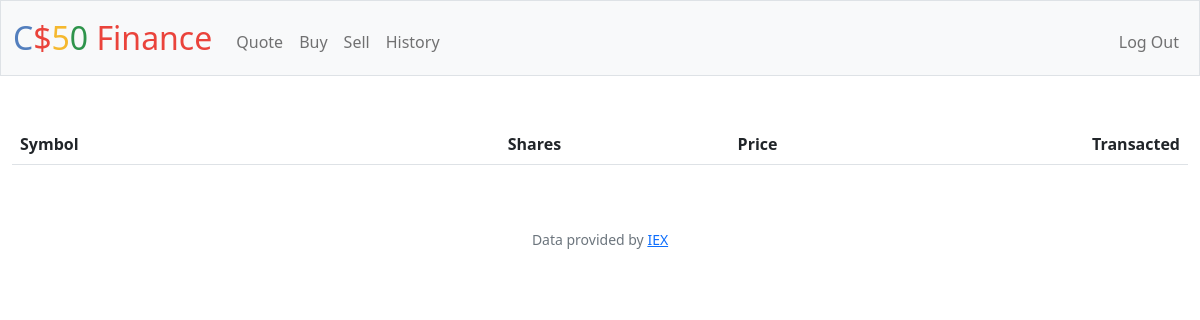
The app's page /history (signed in), older data.
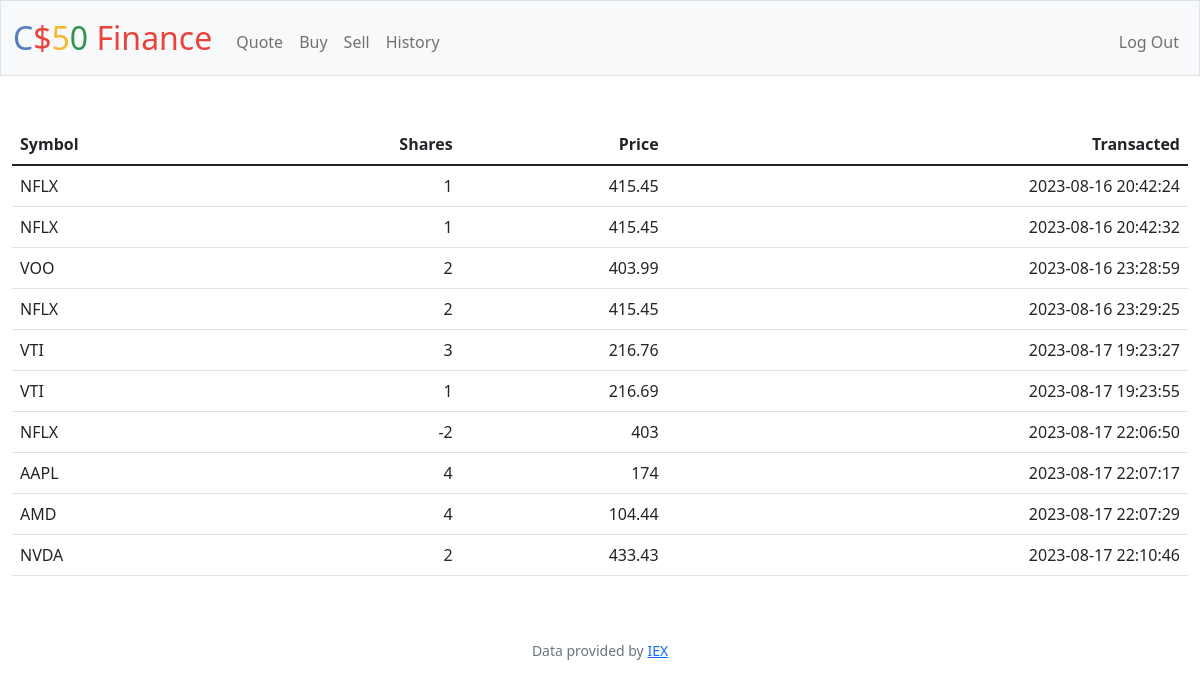
The same page, newer data.
### tables this page shows
CREATE TABLE transactions (
    transaction_id INTEGER PRIMARY KEY AUTOINCREMENT NOT NULL,
    user_id INTEGER NOT NULL,
    symbol TEXT NOT NULL,
    shares INTEGER NOT NULL,
    price_per_share NUMERIC NOT NULL,
    transaction_date_time TIMESTAMP DEFAULT CURRENT_TIMESTAMP,
    transaction_type TEXT NOT NULL CHECK (transaction_type IN ('BUY', 'SELL')),
    FOREIGN KEY (user_id) REFERENCES users(id) ON DELETE CASCADE
);

### app.py (the view)
@app.route("/history")
@login_required
def history():
    stocks = db.execute(
        """SELECT symbol, shares, price_per_share, transaction_date_time
                        FROM transactions
                        WHERE user_id = ?""",
        session["user_id"],
    )
    return render_template("/history.html", stocks=stocks)

### app.py (called while the page is built)
@app.after_request
def after_request(response):
    response.headers["Cache-Control"] = "no-cache, no-store, must-revalidate"
    response.headers["Expires"] = 0
    response.headers["Pragma"] = "no-cache"
    return response

### helpers.py (called while the page is built)
def login_required(f):
    @wraps(f)
    def decorated_function(*args, **kwargs):
        if session.get("user_id") is None:
            return redirect("/login")
        return f(*args, **kwargs)
    return decorated_function

### templates/history.html (shortened to what this page needs)
{% extends "layout.html" %}
{% block main %}
    <table class="table">
        <thead>
            <tr>
                <th class="text-start">Symbol</th>
                <th class="text-end">Shares</th>
                <th class="text-end">Price</th>
                <th class="text-end">Transacted</th>
            </tr>
        </thead>
        <tbody>
            {% for stock in stocks %}
            <tr>
                <td class="text-start">{{ stock.symbol }}</td>
                <td class="text-end">{{ stock.shares }}</td>
                <td class="text-end">{{ stock.price_per_share }}</td>
                <td class="text-end">{{ stock.transaction_date_time }}</td>
            </tr>
            {% endfor %}
        </tbody>
    </table>
{% endblock %}

### templates/layout.html (shortened to what this page needs)
<!DOCTYPE html>
<html lang="en">
    <head>
        <link href="https://cdn.jsdelivr.net/npm/bootstrap@5.1.3/dist/css/bootstrap.min.css" rel="stylesheet">
        <link href="/static/styles.css" rel="stylesheet">
    </head>
    <body>
        <nav class="bg-light border navbar navbar-expand-md navbar-light">
            <div class="container-fluid">
                <a class="navbar-brand" href="/"><span class="blue">C</span><span class="red">$</span><span class="yellow">5</span><span class="green">0</span> <span class="red">Finance</span></a>
                <div class="collapse navbar-collapse" id="navbar">
                    {% if session["user_id"] %}
                        <ul class="navbar-nav me-auto mt-2">
                            <li class="nav-item"><a class="nav-link" href="/quote">Quote</a></li>
                            <li class="nav-item"><a class="nav-link" href="/buy">Buy</a></li>
                            <li class="nav-item"><a class="nav-link" href="/sell">Sell</a></li>
                            <li class="nav-item"><a class="nav-link" href="/history">History</a></li>
                        </ul>
                        <ul class="navbar-nav ms-auto mt-2">
                            <li class="nav-item"><a class="nav-link" href="/logout">Log Out</a></li>
                        </ul>
                    {% else %}
                        <ul class="navbar-nav ms-auto mt-2">
                            <li class="nav-item"><a class="nav-link" href="/register">Register</a></li>
                            <li class="nav-item"><a class="nav-link" href="/login">Log In</a></li>
                        </ul>
                    {% endif %}
                </div>
            </div>
        </nav>
        <main class="container-fluid py-5 text-center">
            {% block main %}{% endblock %}
        </main>
        <footer class="mb-5 small text-center text-muted">
            Data provided by <a href="https://iexcloud.io/">IEX</a>
        </footer>
    </body>
</html>

### static/styles.css (style rules this page uses)
nav .navbar-brand { font-size: xx-large; }
nav .navbar-brand .blue { color: #537fbe; }
nav .navbar-brand .red { color: #ea433b; }
nav .navbar-brand .yellow { color: #f5b82e; }
nav .navbar-brand .green { color: #2e944b; }

Row changes from the older to the newer data that the page shows:
added transactions: symbol "NFLX", shares "1", price_per_share "415.45", transaction_date_time "2023-08-16 20:42:24"
added transactions: symbol "NFLX", shares "1", price_per_share "415.45", transaction_date_time "2023-08-16 20:42:32"
added transactions: symbol "VOO", shares "2", price_per_share "403.99", transaction_date_time "2023-08-16 23:28:59"
added transactions: symbol "NFLX", shares "2", price_per_share "415.45", transaction_date_time "2023-08-16 23:29:25"
added transactions: symbol "VTI", shares "3", price_per_share "216.76", transaction_date_time "2023-08-17 19:23:27"
added transactions: symbol "VTI", shares "1", price_per_share "216.69", transaction_date_time "2023-08-17 19:23:55"
added transactions: symbol "NFLX", shares "-2", price_per_share "403", transaction_date_time "2023-08-17 22:06:50"
added transactions: symbol "AAPL", shares "4", price_per_share "174", transaction_date_time "2023-08-17 22:07:17"
added transactions: symbol "AMD", shares "4", price_per_share "104.44", transaction_date_time "2023-08-17 22:07:29"
added transactions: symbol "NVDA", shares "2", price_per_share "433.43", transaction_date_time "2023-08-17 22:10:46"
